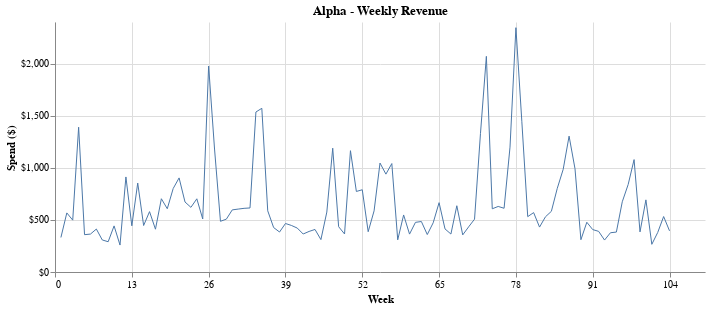

The cell this chart's notebook holds for it:
### Code cell
weekly_plot(dataframe=weekly_spend_summary('Alpha', grocery_lf).collect(), 
            y='Weekly Spend', 
            color='brand',
            title='Alpha - Weekly Revenue', 
            y_axis_label='Spend ($)',
            pct=False,
            legend=False)

### Figure 1 — Vega-Lite specification as saved in the notebook (floating-point values rounded to 4 significant figures)
{"$schema": "https://vega.github.io/schema/vega-lite/v5.20.1.json", "config": {"axisY": {}, "view": {"continuousHeight": 300, "continuousWidth": 300, "stroke": null}}, "data": {"name": "data-000029e64350dafb4567f20469af6017"}, "datasets": {"data-000029e64350dafb4567f20469af6017": [{"Weekly Spend": 331.5, "brand": "Alpha", "week": 1}, {"Weekly Spend": 567.2, "brand": "Alpha", "week": 2}, {"Weekly Spend": 498.0, "brand": "Alpha", "week": 3}, {"Weekly Spend": 1390.0, "brand": "Alpha", "week": 4}, {"Weekly Spend": 358.2, "brand": "Alpha", "week": 5}, {"Weekly Spend": 364.1, "brand": "Alpha", "week": 6}, {"Weekly Spend": 412.3, "brand": "Alpha", "week": 7}, {"Weekly Spend": 307.6, "brand": "Alpha", "week": 8}, {"Weekly Spend": 290.6, "brand": "Alpha", "week": 9}, {"Weekly Spend": 442.6, "brand": "Alpha", "week": 10}, {"Weekly Spend": 258.6, "brand": "Alpha", "week": 11}, {"Weekly Spend": 912.6, "brand": "Alpha", "week": 12}, {"Weekly Spend": 443.7, "brand": "Alpha", "week": 13}, {"Weekly Spend": 853.8, "brand": "Alpha", "week": 14}, {"Weekly Spend": 446.2, "brand": "Alpha", "week": 15}, {"Weekly Spend": 579.5, "brand": "Alpha", "week": 16}, {"Weekly Spend": 410.9, "brand": "Alpha", "week": 17}, {"Weekly Spend": 703.3, "brand": "Alpha", "week": 18}, {"Weekly Spend": 607.4, "brand": "Alpha", "week": 19}, {"Weekly Spend": 801.3, "brand": "Alpha", "week": 20}, {"Weekly Spend": 903.3, "brand": "Alpha", "week": 21}, {"Weekly Spend": 672.1, "brand": "Alpha", "week": 22}, {"Weekly Spend": 620.7, "brand": "Alpha", "week": 23}, {"Weekly Spend": 702.8, "brand": "Alpha", "week": 24}, {"Weekly Spend": 509.1, "brand": "Alpha", "week": 25}, {"Weekly Spend": 1978.0, "brand": "Alpha", "week": 26}, {"Weekly Spend": 1181.0, "brand": "Alpha", "week": 27}, {"Weekly Spend": 486.7, "brand": "Alpha", "week": 28}, {"Weekly Spend": 507.6, "brand": "Alpha", "week": 29}, {"Weekly Spend": 596.3, "brand": "Alpha", "week": 30}, {"Weekly Spend": 604.0, "brand": "Alpha", "week": 31}, {"Weekly Spend": 611.1, "brand": "Alpha", "week": 32}, {"Weekly Spend": 614.9, "brand": "Alpha", "week": 33}, {"Weekly Spend": 1536.0, "brand": "Alpha", "week": 34}, {"Weekly Spend": 1572.0, "brand": "Alpha", "week": 35}, {"Weekly Spend": 587.4, "brand": "Alpha", "week": 36}, {"Weekly Spend": 426.9, "brand": "Alpha", "week": 37}, {"Weekly Spend": 383.8, "brand": "Alpha", "week": 38}, {"Weekly Spend": 465.7, "brand": "Alpha", "week": 39}, {"Weekly Spend": 447.0, "brand": "Alpha", "week": 40}, {"Weekly Spend": 421.8, "brand": "Alpha", "week": 41}, {"Weekly Spend": 364.7, "brand": "Alpha", "week": 42}, {"Weekly Spend": 389.4, "brand": "Alpha", "week": 43}, {"Weekly Spend": 408.3, "brand": "Alpha", "week": 44}, {"Weekly Spend": 311.1, "brand": "Alpha", "week": 45}, {"Weekly Spend": 575.4, "brand": "Alpha", "week": 46}, {"Weekly Spend": 1188.0, "brand": "Alpha", "week": 47}, {"Weekly Spend": 434.9, "brand": "Alpha", "week": 48}, {"Weekly Spend": 365.0, "brand": "Alpha", "week": 49}, {"Weekly Spend": 1165.0, "brand": "Alpha", "week": 50}, {"Weekly Spend": 773.2, "brand": "Alpha", "week": 51}, {"Weekly Spend": 789.5, "brand": "Alpha", "week": 52}, {"Weekly Spend": 386.8, "brand": "Alpha", "week": 53}, {"Weekly Spend": 586.9, "brand": "Alpha", "week": 54}, {"Weekly Spend": 1046.0, "brand": "Alpha", "week": 55}, {"Weekly Spend": 939.5, "brand": "Alpha", "week": 56}, {"Weekly Spend": 1041.0, "brand": "Alpha", "week": 57}, {"Weekly Spend": 309.0, "brand": "Alpha", "week": 58}, {"Weekly Spend": 547.6, "brand": "Alpha", "week": 59}, {"Weekly Spend": 363.9, "brand": "Alpha", "week": 60}, {"Weekly Spend": 476.6, "brand": "Alpha", "week": 61}, {"Weekly Spend": 484.7, "brand": "Alpha", "week": 62}, {"Weekly Spend": 359.4, "brand": "Alpha", "week": 63}, {"Weekly Spend": 472.2, "brand": "Alpha", "week": 64}, {"Weekly Spend": 665.7, "brand": "Alpha", "week": 65}, {"Weekly Spend": 413.6, "brand": "Alpha", "week": 66}, {"Weekly Spend": 364.4, "brand": "Alpha", "week": 67}, {"Weekly Spend": 636.0, "brand": "Alpha", "week": 68}, {"Weekly Spend": 356.3, "brand": "Alpha", "week": 69}, {"Weekly Spend": 433.2, "brand": "Alpha", "week": 70}, {"Weekly Spend": 507.0, "brand": "Alpha", "week": 71}, {"Weekly Spend": 1328.0, "brand": "Alpha", "week": 72}, {"Weekly Spend": 2070.0, "brand": "Alpha", "week": 73}, {"Weekly Spend": 606.8, "brand": "Alpha", "week": 74}, {"Weekly Spend": 629.3, "brand": "Alpha", "week": 75}, {"Weekly Spend": 611.9, "brand": "Alpha", "week": 76}, {"Weekly Spend": 1199.0, "brand": "Alpha", "week": 77}, {"Weekly Spend": 2345.0, "brand": "Alpha", "week": 78}, {"Weekly Spend": 1447.0, "brand": "Alpha", "week": 79}, {"Weekly Spend": 531.5, "brand": "Alpha", "week": 80}, {"Weekly Spend": 570.1, "brand": "Alpha", "week": 81}, {"Weekly Spend": 431.1, "brand": "Alpha", "week": 82}, {"Weekly Spend": 529.8, "brand": "Alpha", "week": 83}, {"Weekly Spend": 582.6, "brand": "Alpha", "week": 84}, {"Weekly Spend": 802.8, "brand": "Alpha", "week": 85}, {"Weekly Spend": 985.1, "brand": "Alpha", "week": 86}, {"Weekly Spend": 1304.0, "brand": "Alpha", "week": 87}, {"Weekly Spend": 991.1, "brand": "Alpha", "week": 88}, {"Weekly Spend": 310.0, "brand": "Alpha", "week": 89}, {"Weekly Spend": 477.6, "brand": "Alpha", "week": 90}, {"Weekly Spend": 407.0, "brand": "Alpha", "week": 91}, {"Weekly Spend": 390.3, "brand": "Alpha", "week": 92}, {"Weekly Spend": 306.7, "brand": "Alpha", "week": 93}, {"Weekly Spend": 376.9, "brand": "Alpha", "week": 94}, {"Weekly Spend": 383.1, "brand": "Alpha", "week": 95}, {"Weekly Spend": 674.1, "brand": "Alpha", "week": 96}, {"Weekly Spend": 840.4, "brand": "Alpha", "week": 97}, {"Weekly Spend": 1079.0, "brand": "Alpha", "week": 98}, {"Weekly Spend": 385.0, "brand": "Alpha", "week": 99}, {"Weekly Spend": 692.5, "brand": "Alpha", "week": 100}, {"Weekly Spend": 265.8, "brand": "Alpha", "week": 101}, {"Weekly Spend": 379.6, "brand": "Alpha", "week": 102}, {"Weekly Spend": 532.5, "brand": "Alpha", "week": 103}, {"Weekly Spend": 394.9, "brand": "Alpha", "week": 104}]}, "encoding": {"color": {"field": "brand", "legend": null, "type": "nominal"}, "x": {"axis": {"labelExpr": "datum.value", "title": "Week", "values": [0, 13, 26, 39, 52, 65, 78, 91, 104]}, "field": "week", "type": "quantitative"}, "y": {"axis": {"format": "$,.0f"}, "field": "Weekly Spend", "title": "Spend ($)", "type": "quantitative"}}, "height": 250, "mark": {"strokeWidth": 1, "type": "line"}, "title": "Alpha - Weekly Revenue", "width": 650}
